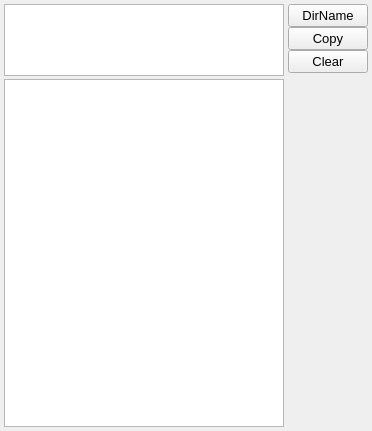
<?xml version="1.0" encoding="UTF-8"?>
<ui version="4.0">
 <class>MainWindow</class>
 <widget class="QMainWindow" name="MainWindow">
  <property name="geometry">
   <rect>
    <x>0</x>
    <y>0</y>
    <width>372</width>
    <height>431</height>
   </rect>
  </property>
  <property name="windowTitle">
   <string>MainWindow</string>
  </property>
  <widget class="QWidget" name="centralWidget">
   <layout class="QHBoxLayout" name="horizontalLayout">
    <property name="spacing">
     <number>4</number>
    </property>
    <property name="leftMargin">
     <number>4</number>
    </property>
    <property name="topMargin">
     <number>4</number>
    </property>
    <property name="rightMargin">
     <number>4</number>
    </property>
    <property name="bottomMargin">
     <number>4</number>
    </property>
    <item>
     <layout class="QVBoxLayout" name="verticalLayout">
      <property name="spacing">
       <number>3</number>
      </property>
      <item>
       <widget class="QTextEdit" name="textEdit">
        <property name="maximumSize">
         <size>
          <width>16777215</width>
          <height>72</height>
         </size>
        </property>
        <property name="font">
         <font>
          <pointsize>10</pointsize>
         </font>
        </property>
       </widget>
      </item>
      <item>
       <widget class="QListWidget" name="listWidget">
        <property name="font">
         <font>
          <pointsize>10</pointsize>
         </font>
        </property>
       </widget>
      </item>
     </layout>
    </item>
    <item>
     <layout class="QVBoxLayout" name="verticalLayout_2">
      <property name="spacing">
       <number>0</number>
      </property>
      <item>
       <widget class="QPushButton" name="btnDir">
        <property name="font">
         <font>
          <pointsize>10</pointsize>
         </font>
        </property>
        <property name="text">
         <string>DirName</string>
        </property>
        <property name="icon">
         <iconset>
          <normalon>:/Images/name.png</normalon>
         </iconset>
        </property>
       </widget>
      </item>
      <item>
       <widget class="QPushButton" name="btnCopy">
        <property name="font">
         <font>
          <pointsize>10</pointsize>
         </font>
        </property>
        <property name="text">
         <string>Copy</string>
        </property>
        <property name="icon">
         <iconset>
          <normalon>:/Images/copy.png</normalon>
         </iconset>
        </property>
       </widget>
      </item>
      <item>
       <widget class="QPushButton" name="btnClear">
        <property name="font">
         <font>
          <pointsize>10</pointsize>
         </font>
        </property>
        <property name="text">
         <string>Clear</string>
        </property>
        <property name="icon">
         <iconset>
          <normalon>:/Images/clear.png</normalon>
         </iconset>
        </property>
       </widget>
      </item>
      <item>
       <spacer name="verticalSpacer">
        <property name="orientation">
         <enum>Qt::Vertical</enum>
        </property>
        <property name="sizeHint" stdset="0">
         <size>
          <width>20</width>
          <height>288</height>
         </size>
        </property>
       </spacer>
      </item>
     </layout>
    </item>
   </layout>
  </widget>
 </widget>
 <layoutdefault spacing="6" margin="11"/>
 <resources/>
 <connections/>
</ui>
